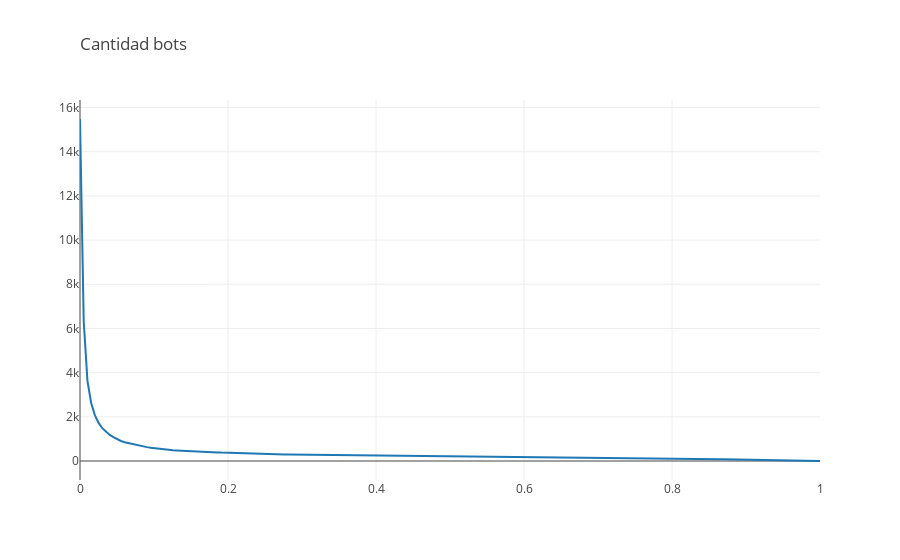

The code cell stored with this chart in its notebook:
### Code cell
yval = []
xval = np.linspace(0,1, 200)
for i in xval:
    cantUsuarios = len(usuarios_prob[usuarios_prob['Prob_Bot']>i])
    yval.append(cantUsuarios)
trace1 = go.Scatter(
    name='Inscriptos',
    x=xval,
    y=yval,
#     line={
#         'shape': 'spline',
#         'smoothing': 0.7,
#     }
)
layout = go.Layout(
    title=go.layout.Title(
        text='Cantidad bots',
        xref='paper',
        x=0
    ),
)
fig = go.Figure(data=[trace1], layout=layout)
print(len(usuarios_prob))
iplot(fig)

### Figure 1 — Plotly figure (JSON) as saved in the notebook; plotly's stock layout.template omitted (floating-point values rounded to 4 significant figures; data arrays with more than 128 entries replaced by an {"elided": "..."} marker saying what was removed)
{"data": [{"name": "Inscriptos", "type": "scatter", "uid": "28753abd-7c17-4199-ae54-8dc441d97f25", "x": {"elided": "200 float values"}, "y": {"elided": "200 int values"}}], "layout": {"title": {"text": "Cantidad bots", "x": 0, "xref": "paper"}}}
